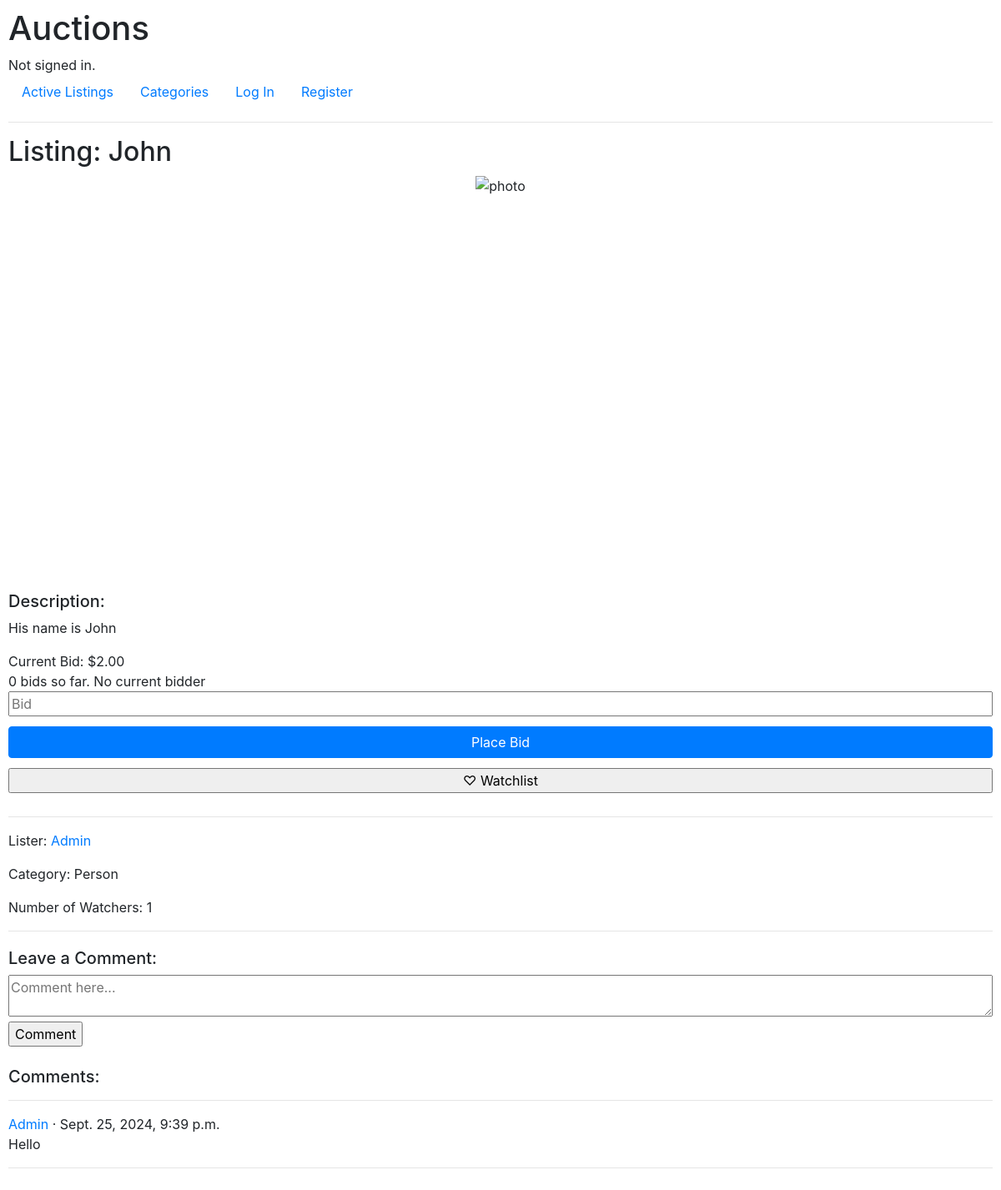
Page /auctions/f6d18c58-7b85-11ef-a842-60452e40ef80 on the committed database.
### auctions/models.py (models this page shows, shortened)
class Listings(models.Model):
    lister = models.ForeignKey(User, on_delete=models.CASCADE)
    listing_id = models.CharField(max_length=64, primary_key=True)
    title = models.CharField(max_length=64, blank=False)
    description = models.TextField(blank=False)
    photo = models.URLField(default="https://t4.ftcdn.net/jpg/04/70/29/97/360_F_470299797_UD0eoVMMSUbHCcNJCdv2t8B2g1GVqYgs.jpg", blank=False)
    category = models.CharField(max_length=64, blank=True)
    starting_bid = models.FloatField(max_length=64, default=0, blank=False)
    number_of_bids = models.IntegerField(default=0)
    time_of_listing = models.DateTimeField(auto_now_add=True)
    active = models.BooleanField(default=True, blank=False)
    winner = models.ForeignKey(User, on_delete=models.CASCADE, related_name="winner", blank=True, null=True)

class User(AbstractUser):
    pass

class Comments(models.Model):
    commenter = models.ForeignKey(User, on_delete=models.CASCADE)
    comment = models.TextField(max_length=1000, default=None)
    listing = models.ForeignKey(Listings, on_delete=models.CASCADE, default=None)
    time_of_comment = models.DateTimeField(auto_now_add=True)

### auctions/views.py (the view)
# urls.py: path("auctions/<str:listing_id>", views.listing, name="listing"),
def listing(request, listing_id):
    user = request.user.get_username()
    try:
        user_object = User.objects.get(username=user)
    except User.DoesNotExist:
        user_object = None
    number_of_watched_items = number_watched_items(user)
    listing = Listings.objects.get(listing_id=listing_id)
    end_auction = False
    if user_object == listing.lister:
        end_auction = True
    try:
        watchers_list = Watchlist.objects.get(listing=listing)
        number_of_watchers = watchers_list.watcher.count()
    except ObjectDoesNotExist:
        number_of_watchers = 0
    try:
        bid_info = Bids.objects.filter(listing=listing).latest('id')
    except ObjectDoesNotExist:
        bid_info = None
    comment_info = Comments.objects.filter(listing=listing)
    return render(request, "auctions/auctions.html", {
        "listing_info": Listings.objects.get(listing_id=listing_id),
        "bid_info": bid_info,
        "comment_info": comment_info,
        "number_of_watchers": number_of_watchers,
        "number_of_watched_items": number_of_watched_items,
        "end_auction": end_auction
    })

### auctions/views.py (called while the page is built)
def number_watched_items(user):
    number_of_watched_items = 0
    try:
        user = User.objects.get(username=user)
        watchlist_object = Watchlist.objects.filter(watcher=user)
        number_of_watched_items = watchlist_object.count()
    except User.DoesNotExist:
        number_of_watched_items = 0
    return number_of_watched_items

### auctions/templates/auctions/auctions.html (shortened to what this page needs)
{% extends 'auctions/layout.html' %}
{% block body %}
    <h2>Listing: {{ listing_info.title }} </h2>
    <div class="item_info">
        <div class="main_listing_photo_wrapper">
            <div id="main_listing_photo">
                <img src="{{ listing_info.photo }}" alt="photo">
            </div>
        </div>
        <div class="item_description">
            <h5>Description: </h5>
            <p>{{ listing_info.description }}</p>
        </div>
        <div class="current_bid">
            Current Bid: ${{ listing_info.starting_bid|floatformat:2  }}
        </div>
        <div class="bid_info">
            {% if listing_info.number_of_bids == 0 %}
                0 bids so far. No current bidder
            {% else %}
                {{ listing_info.number_of_bids }} bid(s) so far.
                <a href="{% url 'user_profile' bid_info.bidder %}">{{ bid_info.bidder }}</a> is the current bidder.
            {% endif %}
        </div>
        {% if listing_info.active == True %}
            <div class="new_bid">
                <form action="{% url 'new_bid' %}" method="post">
                    <input type="number" name="bid" id="new_bid" placeholder="Bid" >
                    <input type="submit" class="btn btn-primary" id="place_bid_btn" value="Place Bid">
                </form>
                <div class="new_watchlist_item">
                    <form action="{% url 'watchlist' %}" method="post">
                        <input type="submit" class="btn-check" id="watchlist_btn" value="♡ Watchlist">
                    </form>
                </div>
            </div>
        {% endif%}
        <hr>
        <div class="item_info">
            <p>Lister: <a href="{% url 'user_profile' listing_info.lister %}">{{ listing_info.lister }}</a></p>
            <p>Category: {{ listing_info.category }}</p>
            <p>Number of Watchers: {{ number_of_watchers }}</p>
        </div>
        <hr>
        <div class="item_comments">
            {% if listing_info.active == True %}
                <h5>Leave a Comment:</h5>
                <form action="{% url 'new_comment' %}" method="post">
                    <textarea name="comment_content" id="comment_content" placeholder="Comment here..."></textarea>
                    <input type="submit" name="comment_submit_btn" value="Comment">
                </form>
                <br>
            {% endif %}
            <h5>Comments:</h5>
            <hr>
            {% for comments in comment_info %}
                <a href="{% url 'user_profile' comments.commenter%}">{{comments.commenter}}</a> · {{ comments.time_of_comment }}
                <div class="comment">
                    {{ comments.comment }}
                </div>
                <hr>
            {% endfor %}
        </div>
    </div>
{% endblock %}

### auctions/static/auctions/styles.css (style rules this page uses)
body { padding: 10px; }
#new_bid { width: 100%; margin-bottom: 1%; }
#place_bid_btn { width: 100%; margin-bottom: 1%; }
#watchlist_btn { width: 100%; margin-bottom: 1%; }
#main_listing_photo { width: 100%; height: 500px; text-align: center; overflow: hidden; }
#main_listing_photo img { width: 100%; height: 100%; object-fit:contain; }
.item_comments { margin-top: 20px; }
#comment_content { width: 100%; max-height: 50px; }

### rows in the picture
Listings: title "John", description "His name is John", starting_bid "2.00", lister "Admin", category "Person"
Comments: commenter "Admin", time_of_comment "Sept. 25, 2024, 9:39 p.m.", comment "Hello"

### other values in the picture
{{ number_of_watchers }} "1"
